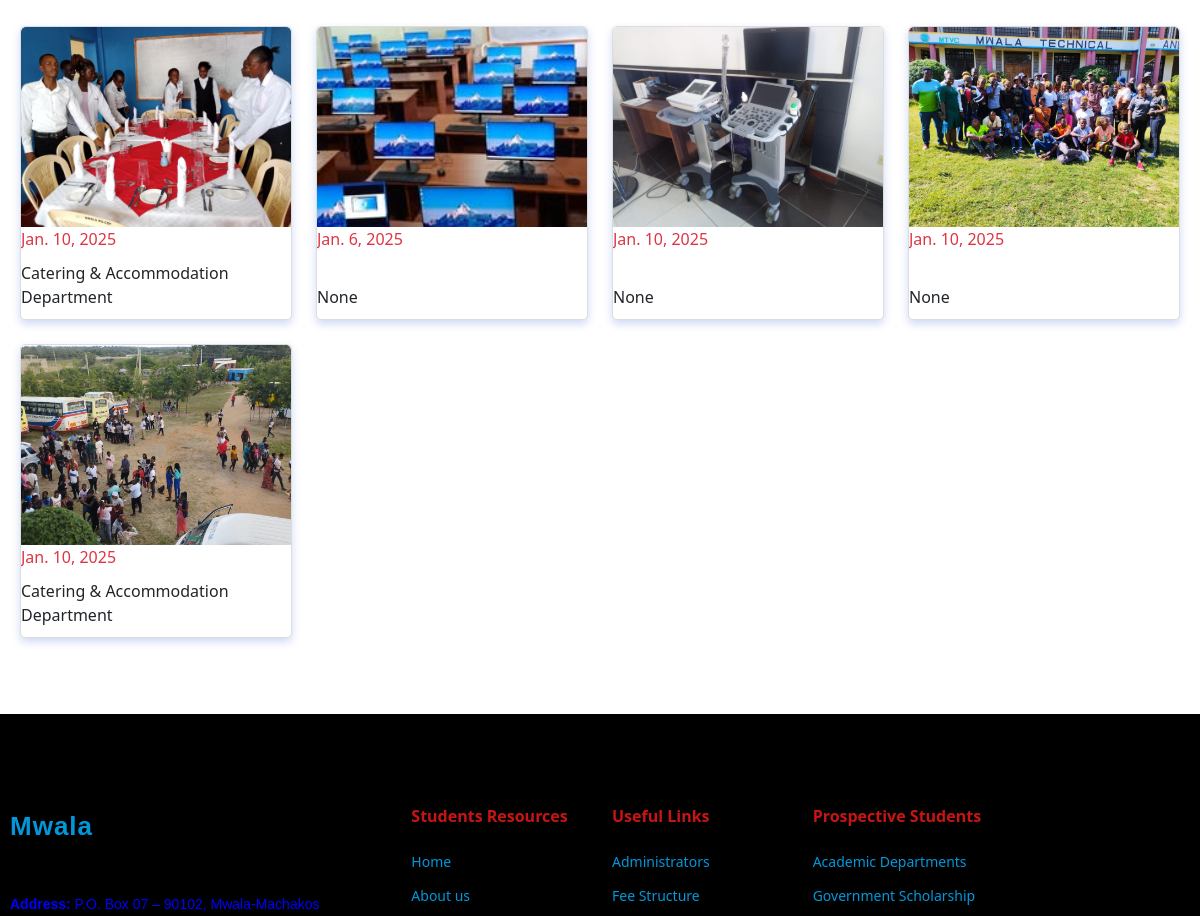
/gallery (middle part), run on an earlier commit of the app's database.
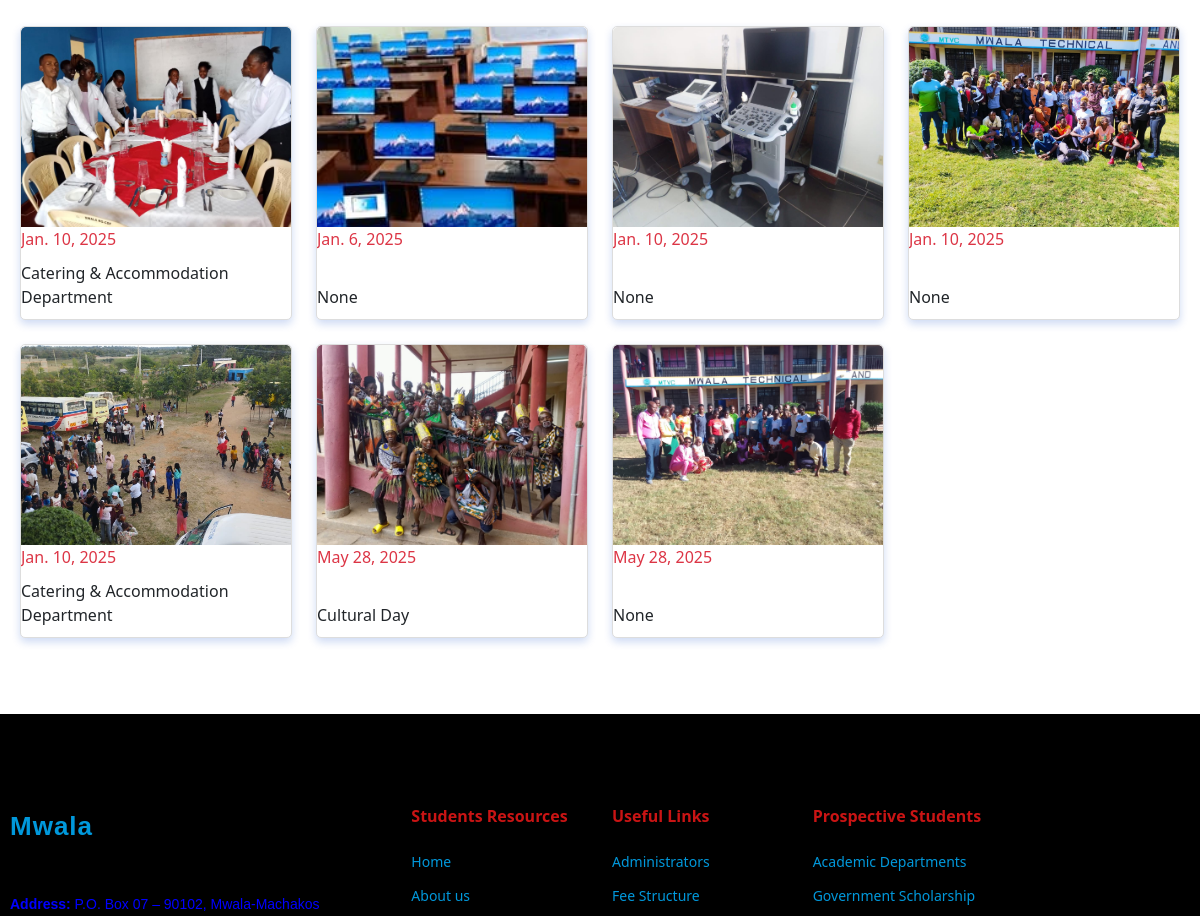
And on a later commit of the database.
### mwala_app/models.py (models this page shows, shortened)
class ImageGallery(models.Model):
    title = models.CharField(max_length=200, blank=True, null=True)
    description = models.CharField(max_length=200, blank=True, null=True)
    date = models.DateField()
    image = models.ImageField(upload_to='imageGallery/', blank=True, null=True)

### mwala_app/views.py (the view)
# urls.py: path('gallery', views.collageGallery, name='gallery'),
def collageGallery(request):
    images = ImageGallery.objects.all()
    context ={
        'images':images
    }
    return render(request, 'collage_gallery.html', context)

### mwala_app/context_processors.py (called while the page is built)
def supporting_department(request):
    supporting_departments = SupportingDepartment.objects.all()
    return {'supporting_departments': supporting_departments}

def academic_departments(request):
    departments = Department.objects.all()
    return {
        'departments': departments
    }

def studentAffairs(request):
    all_student_affairs = StudentAffairs.objects.all()
    return {'all_student_affairs': all_student_affairs}

def breaking_news(request):
    recent_news = News.objects.order_by('-date')[:5]
    return {'breaking_news': recent_news}

def courses_search(request):
    query = request.GET.get('q', '')  # Get the search query from the URL
    courses = Course.objects.all()  # Get all courses
    if query:
        courses = courses.filter(
            Q(course_name__icontains=query) | Q(description__icontains=query)
        )
    return {
        'courses': courses,
        'query': query,
    }

def administration_context(request):
    administrators = Administration.objects.all()
    admin_count = administrators.count()
    return {
        'administrators': administrators,
        'admin_count': admin_count,
    }

def news_context(request):
    limited_news = News.objects.all()[:3]
    news = News.objects.all()
    popular_news = News.objects.order_by('-date')[:5]
    recent_news = News.objects.order_by('-date')[:5]
    return {
        'news': news,
        'popular_news': popular_news,
        'recent_news': recent_news,
        'limited_news': limited_news,
    }

def collage_gallery_context(request):
    first_8_images = ImageGallery.objects.all()[:4]  # Fetch the first 4 images
    all_images = ImageGallery.objects.all()  # Fetch all images
    return {
        'first_8_images': first_8_images,
        'all_images': all_images,
    }

### templates/collage_gallery.html (shortened to what this page needs)
{% extends 'base.html' %}
{% load static %}
{% block content %}
    <section class="department-cards py-5">
    <div class="container">
        <div class="container my-2 text-dark">
    <div class="row gy-4 gallery">
        {% for image in images %}
            <div class="col-12 col-sm-6 col-md-4 col-lg-3">
            <div class="card gallery-item">
                <img src="{{ image.image.url }}" alt="Gallery Item {{ forloop.counter }}"
                    class="card-img-top img-fluid gallery-image"
                    data-bs-toggle="modal"
                    data-bs-target="#imageCarouselModal"
                    data-index="{{ forloop.counter0 }}"
                    data-id="{{ image.id }}">
                <div class="card-body-image">
                <p class="card-text text-danger">{{ image.date }}</p>
                <span class="card-text text-dark">{{ image.title }}</span>
                </div>
            </div>
            </div>
        {% endfor %}
        </div>
    </div>
    </div>
    </section>
{% endblock %}

### templates/base.html (shortened to what this page needs)
{% load static %}
<!DOCTYPE html>
<html lang="en">
<head>
    <link href="https://cdnjs.cloudflare.com/ajax/libs/font-awesome/6.0.0-beta3/css/all.min.css" rel="stylesheet">
    <link rel="stylesheet" href="https://cdn.jsdelivr.net/npm/bootstrap@5.3.0-alpha3/dist/css/bootstrap.min.css">
    <link href="https://cdn.jsdelivr.net/npm/bootstrap-icons/font/bootstrap-icons.css" rel="stylesheet">
    <link rel="stylesheet" href="{% static 'assets\images\css\main1.css' %}">
</head>
<body>
    <main>
        {% block content %}
        {% endblock %}
    </main>
    {% include 'footer.html' %}
</body>
</html>

### templates/header.html (shortened to what this page needs)
{% load static %}

### templates/footer.html (shortened to what this page needs)
<footer id="footer" class="footer position-relative light-background py-5">
    <div class="container footer-top">
      <div class="row gy-4">
        <div class="col-lg-4 col-md-6 footer-about">
          <a href="{% url 'mwala_app:index' %}" class="logo d-flex align-items-center mb-3">
            <span class="text-green mb-3 text-decoration-line"> Mwala</span>
          </a>
          <div class="footer-contact pt-3">
            <p class="mb-1"><strong>Address:</strong>  P.O. Box 07 – 90102, Mwala-Machakos</p>
          </div>
        </div>
        <div class="col-lg-2 col-md-3 footer-links  text-decoration-none">
          <h4 class="text-green mb-3">Students Resources</h4>
          <ul class=" text-decoration-none">
            <li><a href="{% url 'mwala_app:index' %}">Home</a></li>
            <li><a href="{% url 'mwala_app:history' %}">About us</a></li>
          </ul>
        </div>
        <div class="col-lg-2 col-md-3 footer-links">
          <h4 class="text-green mb-3">Useful Links</h4>
          <ul class="list-unstyled">
            <li><a href="{% url 'mwala_app:adminstration' %}">Administrators</a></li>
            <li><a href="{% url 'mwala_app:feeStructure' %}">Fee Structure</a></li>
          </ul>
        </div>
        <div class="col-lg-4 col-md-3 footer-links">
            <h4 class="text-green mb-3">Prospective Students</h4>
            <ul class="list-unstyled">
              <li><a href="{% url 'mwala_app:departments' %}">Academic Departments</a></li>
              <li><a href="{% url 'mwala_app:govnt_scholar' %}">Government Scholarship</a></li>
            </ul>
          </div>
      </div>
    </div>
  </footer>

### static/assets/images/css/main1.css (style rules this page uses)
body { overflow-x: hidden; }
.footer h4 { font-size: 1.25rem; color: #c91414; margin-bottom: 1rem; }
.footer a { color: blue; transition: color 0.3s ease; text-decoration: none; }
.footer { color: blue; background-color: black; font-size: 14px; padding-bottom: 15px; position: relative; }
.footer .footer-top { padding-top: 15px; }
.footer .footer-about .logo { margin-bottom: 0; }
.footer .footer-about .logo span { font-size: 26px; font-weight: 700; letter-spacing: 1px; font-family: sans-serif; color: #0098DB; }
.footer .footer-about p { font-size: 14px; font-family: sans-serif; }
.footer h4 { font-size: 16px; font-weight: bold; position: relative; padding-bottom: 12px; }
.footer .footer-links { margin-bottom: 30px; }
.footer .footer-links ul { list-style: none; padding: 0; margin: 0; }
.footer .footer-links ul li { padding: 10px 0; display: flex; align-items: center; }
.footer .footer-links ul li:first-child { padding-top: 0; }
.footer .footer-links ul a { color: #0098DB; display: inline-block; line-height: 1; }
.footer .footer-contact p { margin-bottom: 5px; }
.container { padding: 10px; }
.card-img-top { max-height: 400px; object-fit: cover; }
.row { display: flex; flex-wrap: wrap; }
.d-flex { display: flex; }
.gallery-item { position: relative; overflow: hidden; border: 1px solid #ddd; border-radius: 5px; transition: transform 0.5s ease, box-shadow 0.5s ease; box-shadow: 0 4px 8px rgba(9, 69, 199, 0.2); width: 100%; height: auto; z-index: 1; }
.gallery-image { width: 100%; height: 300px; object-fit: cover; }
.container { max-width: 100%; margin-top: 30px; }
.gallery-item { display: flex; flex-direction: column; height: 100%; border: 1px solid #ddd; }
.gallery-image { width: 100%; height: 200px; object-fit: cover; }
.card-body-image { flex-grow: 1; display: flex; flex-direction: column; justify-content: space-between; }
.card-body-image .card-text { margin-bottom: 10px; }
.card-body-image span { margin-top: auto; }

What changed in the data, as far as the page shows it:
added ImageGallery: image (picture), date "May 28, 2025", title "Cultural Day"
added ImageGallery: image (picture), date "May 28, 2025", title "None"
